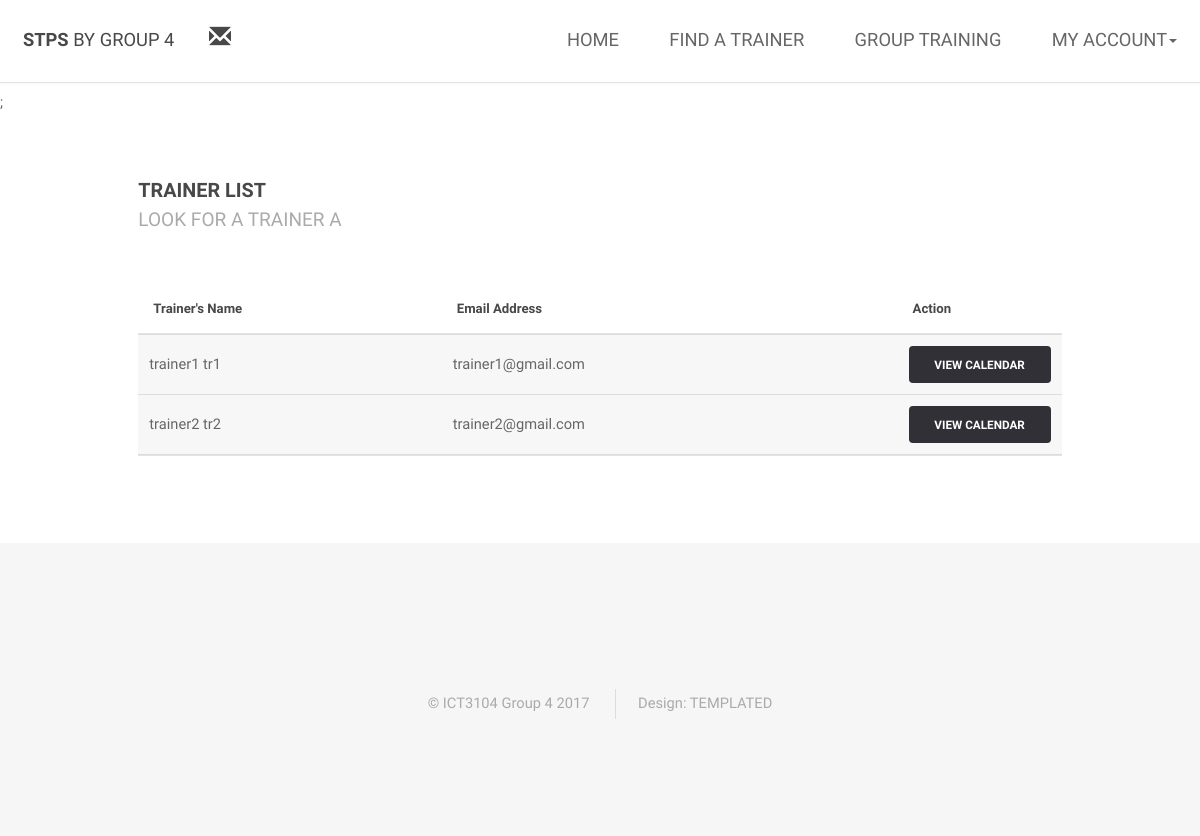
The app's page /trainee_trainerList.php, older data.
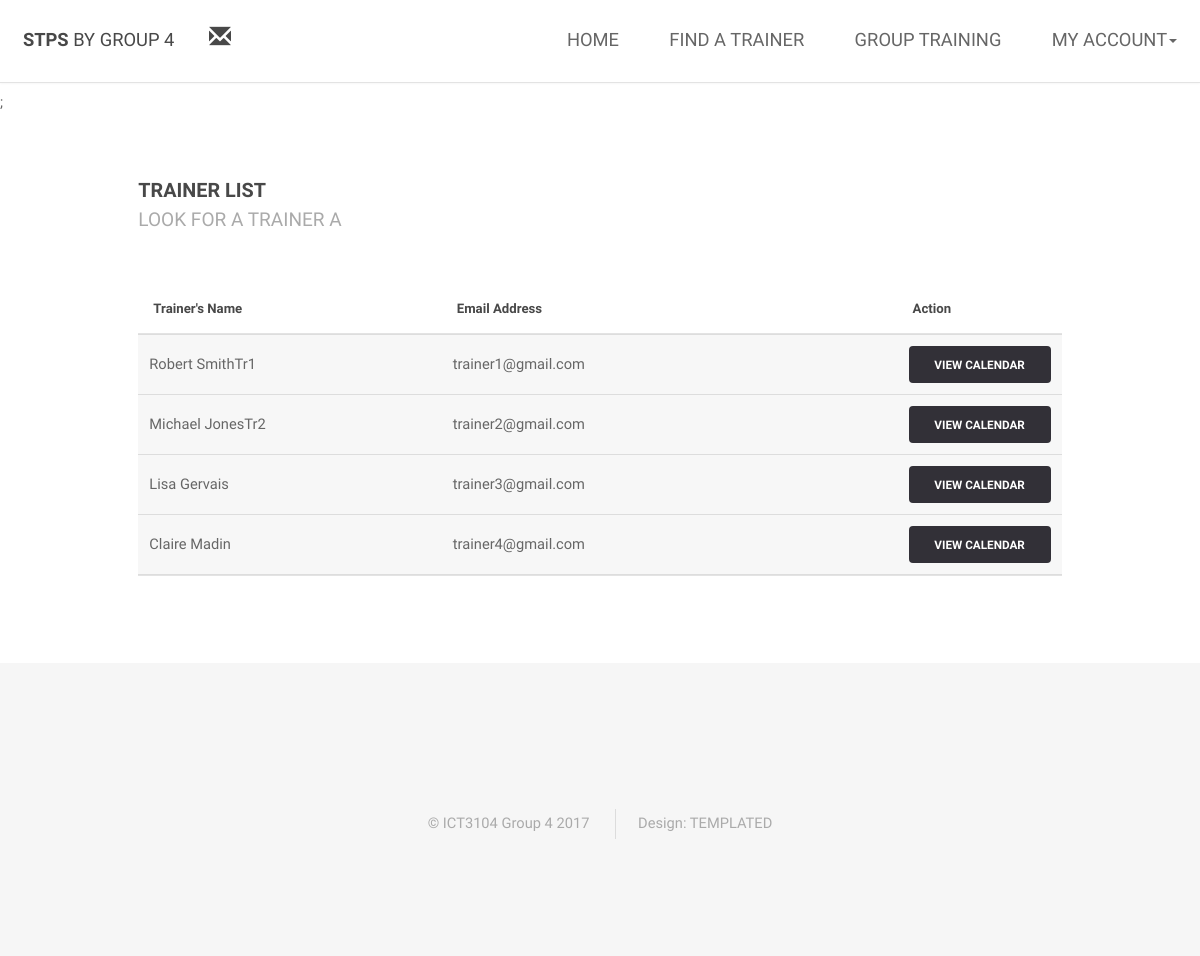
The same page, newer data.
### tables this page shows
CREATE TABLE IF NOT EXISTS `users` (
  `email` varchar(255) NOT NULL,
  `firstName` varchar(35) NOT NULL,
  `lastName` varchar(35) NOT NULL,
  `phoneNumber` int(8) NOT NULL,
  `profilePicture` varchar(255) NOT NULL,
  `role` varchar(10) NOT NULL,
  `password` varchar(50) NOT NULL,
  `status` int(1) NOT NULL,
  `address` varchar(255) NOT NULL,
  `subscription` int(2) NOT NULL,
  `registerDate` date NOT NULL,
  `expiryDate` date NOT NULL,
  `featuredStatus` int(1) NOT NULL,
  `profileBio` varchar(255) NOT NULL,
  `bondTo` varchar(255) NOT NULL
);

### scripts/listTrainers.php (the view, shortened to what this page needs)
<?php
include_once 'database/dbconfig.php';
$sqlTrainerName = "SELECT * FROM users WHERE role='trainer';";
$result = $conn->prepare($sqlTrainerName);
$result->execute();
$count = $result->rowCount();
if ($count > 0) {
    while ($trainer = $result->fetch(PDO::FETCH_ASSOC)) {
        $firstName = $trainer['firstName'];
        $lastName = $trainer['lastName'];
        $email = $trainer['email'];
        echo "<tbody>";
        echo "<tr>";
        echo "<td>" . $firstName ." " . $lastName . "</td>";
        echo "<td>" . $email ."</td>";
        echo "<td><a href = 'trainee_trainerCalendar.php?t=$email' class = 'button small'>View Calendar</a></td>";
        echo "</tr>";
        echo "</tbody>";
    }
} else {
    echo "There are no Trainers yet!";
}

### trainee_trainerList.php (shortened to what this page needs)
<html>
    <head>
        <link rel="stylesheet" href="https://maxcdn.bootstrapcdn.com/bootstrap/3.3.2/css/bootstrap.min.css">
        <link rel="stylesheet" href="assets/css/main.css" />
    </head>
    <body>
        <?php
        include "trainee_header.php";
        ?>
        <section id="main" class="wrapper">
            <div class="container">
                <header class="major special">
                    <h3>Trainer List</h3>
                    <p>Look for a trainer A</p>
                </header>
                <section>
                    <div class="table-wrapper">
                        <table>
                            <thead>
                                <tr>
                                    <th class="col-md-4">Trainer's Name</th>
                                    <th class="col-md-6">Email Address</th>
                                    <th class="col-md-2">Action</th>
                                </tr>
                            </thead>
                            <?php
                            include "scripts/listTrainers.php";
                            ?>
                        </table>
                    </div>
                </section>
            </div>
        </section>
        <?php
        include "footer.php";
        ?>
    </body>
</html>

### trainee_header.php (shortened to what this page needs)
<header id="header">
    <h1><strong><a href="index.php">STPS</a></strong> by Group 4 <a href="#notifications" data-toggle="modal" style="margin-left:30px; font-size: 120%;"><span class="glyphicon glyphicon-envelope"></span></a></h1>
    <nav id="nav">
        <ul>
            <li><a href="trainee_dashboard.php">Home</a></li>
            <li><a href="trainee_trainerList.php">Find a Trainer</a></li>
            <li><a href="trainee_groupCalendar.php">Group Training</a></li>
            <li class="dropdown">
                <a class="dropdown-toggle" data-toggle="dropdown" href="trainee_dashboard.php">My Account<span class="caret"></span></a>
            </li>
        </ul>
    </nav>
</header>
<?php include_once 'notification.php'; ?>

### notification.php (shortened to what this page needs)
<head>
</head>
<body>
</body>

### footer.php
<footer id="footer">
    <div class="container style2" >
        <ul class="copyright">
            <li>&copy; ICT3104 Group 4 2017</li>
            <li>Design: <a href="http://templated.co">TEMPLATED</a></li>
        </ul>
    </div>
</footer>

Row changes from the older to the newer data that the page shows:
changed users "trainer1@gmail.com": firstName "trainer1" → "Robert"; lastName "tr1" → "SmithTr1"
changed users "trainer2@gmail.com": firstName "trainer2" → "Michael"; lastName "tr2" → "JonesTr2"
added users: firstName "Lisa", lastName "Gervais", email "trainer3@gmail.com"
added users: firstName "Claire", lastName "Madin", email "trainer4@gmail.com"
